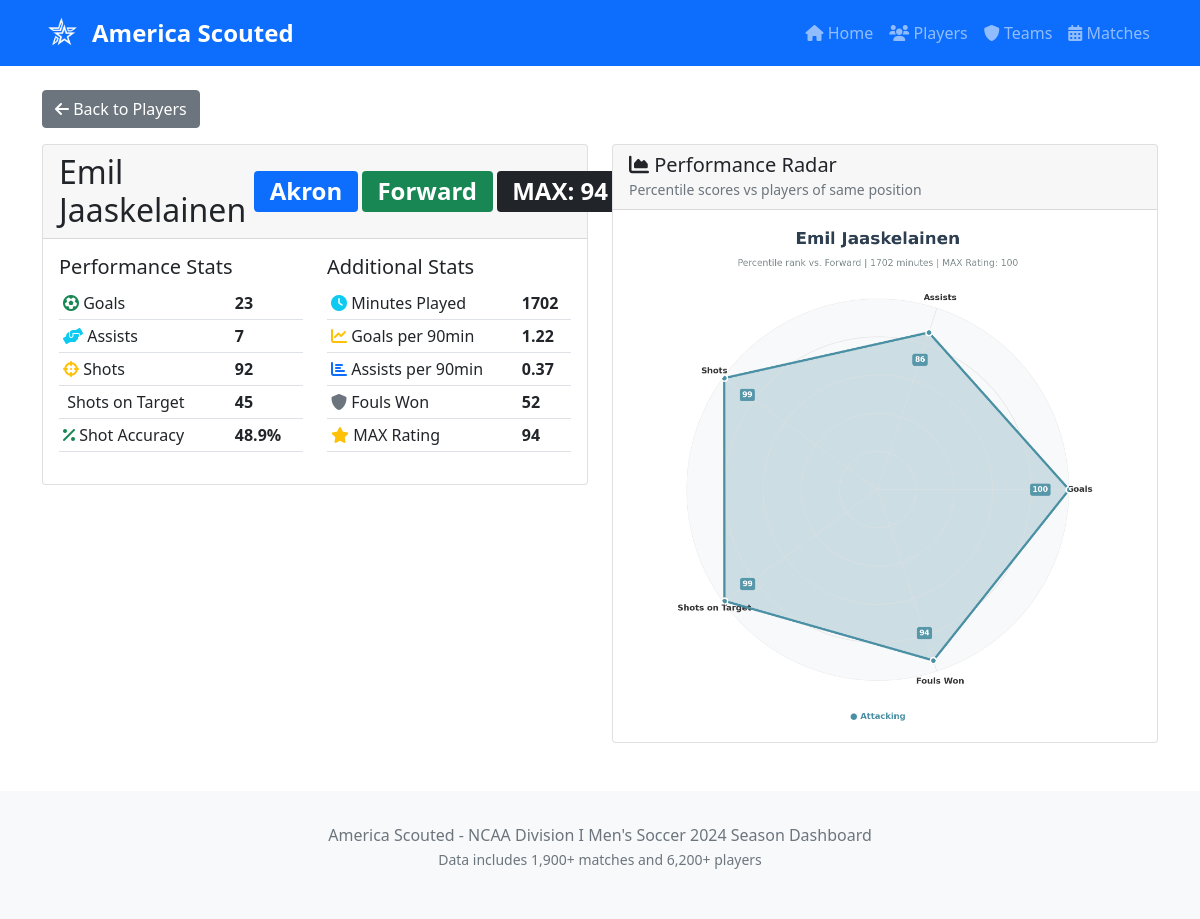
Page /player/Emil Jaaskelainen on the committed database.
### tables this page shows
CREATE TABLE players (
	name TEXT, 
	team TEXT, 
	position TEXT, 
	minutes_played BIGINT, 
	goals BIGINT, 
	assists BIGINT, 
	shots BIGINT, 
	shots_on_target BIGINT, 
	fouls_won BIGINT
, conference TEXT);

### ncaa_app.py (the view)
@app.route('/player/<player_name>')
def player_profile(player_name):
    player_name = unquote(player_name)
    with db.engine.connect() as conn:
        result = conn.execute(text("""
            SELECT
                name,
                team,
                position,
                minutes_played,
                goals,
                assists,
                shots,
                shots_on_target,
                fouls_won,
                CASE
                    WHEN shots > 0 THEN ROUND(CAST(shots_on_target AS FLOAT) / shots * 100, 1)
                    ELSE 0
                END as shot_accuracy,
                CASE
                    WHEN minutes_played > 0 THEN ROUND(CAST(goals AS FLOAT) / (minutes_played / 90.0), 2)
                    ELSE 0
                END as goals_per_90,
                CASE
                    WHEN minutes_played > 0 THEN ROUND(CAST(assists AS FLOAT) / (minutes_played / 90.0), 2)
                    ELSE 0
                END as assists_per_90
            FROM players
            WHERE name = :player_name
        """), {'player_name': player_name})
        player_stats = result.fetchone()
        if not player_stats:
            return f"Player '{player_name}' not found", 404
        player_data = dict(player_stats._mapping)
        try:
            rating_data = get_player_rating_data(player_name)
            if rating_data:
                player_data['max_rating'] = rating_data.get('MAX', 'N/A')
                player_data['radar_chart'] = rating_data.get('radar_chart', None)
            else:
                player_data['max_rating'] = 'N/A'
                player_data['radar_chart'] = None
        except Exception as e:
            print(f"Error loading rating data for {player_name}: {e}")
            player_data['max_rating'] = 'N/A'
            player_data['radar_chart'] = None
        result = conn.execute(text("""
            SELECT
                home_team,
                home_team_score,
                away_team,
                away_team_score,
                CASE
                    WHEN home_team = :team THEN 'vs ' || away_team || ' (' || home_team_score || '-' || away_team_score || ')'
                    WHEN away_team = :team THEN 'at ' || home_team || ' (' || away_team_score || '-' || home_team_score || ')'
                END as match_description
            FROM matches
            WHERE home_team = :team OR away_team = :team
            ORDER BY ROWID DESC
            LIMIT 10
        """), {'team': player_data['team']})
        team_matches = [dict(row._mapping) for row in result]
    return render_template('ncaa_player_profile.html',
                         player=player_data,
                         team_matches=team_matches)

### ncaa_app.py (called while the page is built)
@app.context_processor
def utility_processor():
    return dict(get_team_logo_url=get_team_logo_url)

### player_ratings.py (called while the page is built)
def load_data():
    with open('data/mls_2025_drafted_players.txt', 'r') as file:
        mls_2025_drafted_players = [line.strip() for line in file]
    player_df = pd.read_csv('data/d1_player_stats.csv')
    team_df = pd.read_csv('data/ncaa_ratings.csv')
    player_df = player_df.drop(columns=['Unnamed: 0'])
    team_df = team_df.drop(columns=['Unnamed: 0'])
    player_df = player_df[player_df['Position'] != 'Goalkeeper']
    player_df = player_df[player_df['Minutes Played'] >= 300]
    player_df['Team'] = player_df['Team'].str.strip()
    team_df['Team'] = team_df['Team'].str.strip()
    player_df['Shot Accuracy'] = player_df.apply(
        lambda row: row['Shots On Target'] / row['Shots'] if row['Shots'] > 0 else 0,
        axis=1
    )
    merged_df = player_df.merge(team_df, on='Team', suffixes=('_player', '_team'))
    return merged_df, mls_2025_drafted_players

def calculate_per90_stats(df):
    per90_stats = ['Goals', 'Assists', 'Shots', 'Shots On Target', 'Fouls Won']
    for stat in per90_stats:
        df[f'{stat}_per90'] = df[stat] / (df['Minutes Played'] / 90)
    return df

def normalize_stats(df):
    df['Norm_Goals'] = df['Goals_per90'] / df['Goals_per90'].max()
    df['Norm_Assists'] = df['Assists_per90'] / df['Assists_per90'].max()
    df['Norm_Shots'] = df['Shots_per90'] / df['Shots_per90'].max()
    df['Norm_Shots_On_Target'] = df['Shots On Target_per90'] / df['Shots On Target_per90'].max()
    df['Norm_Fouls_Won'] = df['Fouls Won_per90'] / df['Fouls Won_per90'].max()
    df['Norm_Minutes_Played'] = df['Minutes Played'] / df['Minutes Played'].max()
    df['Norm_ATT'] = df['ATT'] / df['ATT'].max()
    df['Norm_DEF'] = df['DEF'] / df['DEF'].max()
    team_minutes = df.groupby('Team')['Minutes Played'].sum()
    df['Team_Minutes_Played_Percentage'] = df.apply(
        lambda row: row['Minutes Played'] / team_minutes[row['Team']], axis=1
    )
    return df

### templates/ncaa_player_profile.html (shortened to what this page needs)
{% extends "ncaa_layout.html" %}
{% block content %}
<div class="mb-3">
  <a href="{{ url_for('show_players') }}" class="btn btn-secondary">
    <i class="fas fa-arrow-left"></i> Back to Players
  </a>
</div>
<div class="row">
  <div class="col-md-6">
    <div class="card">
      <div class="card-header">
        <h2 class="mb-0 d-flex align-items-center">
          {{ player.name }}
          <div class="d-flex align-items-center ms-2">
            <span class="badge bg-primary">{{ player.team }}</span>
          </div>
          {% if player.position %}
          <span class="badge
            {% if player.position == 'Forward' %}bg-success
            {% elif player.position == 'Midfielder' %}bg-primary
            {% elif player.position == 'Defender' %}bg-warning
            {% elif player.position == 'Goalkeeper' %}bg-danger
            {% else %}bg-secondary{% endif %} ms-1">
            {{ player.position }}
          </span>
          {% endif %}
          {% if player.max_rating != 'N/A' %}
          <span class="badge bg-dark ms-1">MAX: {{ player.max_rating|round(0)|int }}</span>
          {% endif %}
        </h2>
      </div>
      <div class="card-body">
        <div class="row">
          <div class="col-md-6">
            <h5>Performance Stats</h5>
            <table class="table table-sm">
              <tr>
                <td><i class="fas fa-futbol text-success"></i> Goals</td>
                <td><strong>{{ player.goals }}</strong></td>
              </tr>
              <tr>
                <td><i class="fas fa-hands-helping text-info"></i> Assists</td>
                <td><strong>{{ player.assists }}</strong></td>
              </tr>
              <tr>
                <td><i class="fas fa-crosshairs text-warning"></i> Shots</td>
                <td><strong>{{ player.shots or 0 }}</strong></td>
              </tr>
              <tr>
                <td> Shots on Target</td>
                <td><strong>{{ player.shots_on_target or 0 }}</strong></td>
              </tr>
              <tr>
                <td><i class="fas fa-percentage text-success"></i> Shot Accuracy</td>
                <td><strong>{{ player.shot_accuracy or 0 }}%</strong></td>
              </tr>
            </table>
          </div>
          <div class="col-md-6">
            <h5>Additional Stats</h5>
            <table class="table table-sm">
              <tr>
                <td><i class="fas fa-clock text-info"></i> Minutes Played</td>
                <td><strong>{{ player.minutes_played or 0 }}</strong></td>
              </tr>
              <tr>
                <td><i class="fas fa-chart-line text-warning"></i> Goals per 90min</td>
                <td><strong>{{ player.goals_per_90 or 0 }}</strong></td>
              </tr>
              <tr>
                <td><i class="fas fa-chart-bar text-primary"></i> Assists per 90min</td>
                <td><strong>{{ player.assists_per_90 or 0 }}</strong></td>
              </tr>
              <tr>
                <td><i class="fas fa-shield-alt text-secondary"></i> Fouls Won</td>
                <td><strong>{{ player.fouls_won or 0 }}</strong></td>
              </tr>
              {% if player.max_rating != 'N/A' %}
              <tr>
                <td><i class="fas fa-star text-warning"></i> MAX Rating</td>
                <td><strong>{{ player.max_rating|round(0)|int }}</strong></td>
              </tr>
              {% endif %}
            </table>
          </div>
        </div>
      </div>
    </div>
  </div>
  {% if player.radar_chart %}
  <div class="col-md-6">
    <div class="card">
      <div class="card-header">
        <h5 class="mb-0"><i class="fas fa-chart-area"></i> Performance Radar</h5>
        <small class="text-muted">Percentile scores vs players of same position</small>
      </div>
      <div class="card-body text-center">
        <img src="{{ url_for('static', filename='radars/' + player.radar_chart) }}"
             alt="Player Radar Chart"
             class="img-fluid"
             style="max-height: 500px; max-width: 100%;"
             onerror="this.parentElement.innerHTML='<div class=\'alert alert-warning\'>Radar chart temporarily unavailable</div>'">
      </div>
    </div>
  </div>
  {% endif %}
</div>
{% endblock %}

### rows in the picture
players: name "Emil Jaaskelainen", team "Akron", position "Forward", goals "23", assists "7", shots "92", shots_on_target "45", minutes_played "1702", fouls_won "52"

### other values in the picture
{{ player.max_rating|round(0)|int }} "94"
{{ player.shot_accuracy or 0 }} "48.9"
{{ player.goals_per_90 or 0 }} "1.22"
{{ player.assists_per_90 or 0 }} "0.37"
{{ total_matches if total_matches else '1,900+' }} "1,900+"
{{ total_players if total_players else '6,200+' }} "6,200+"
